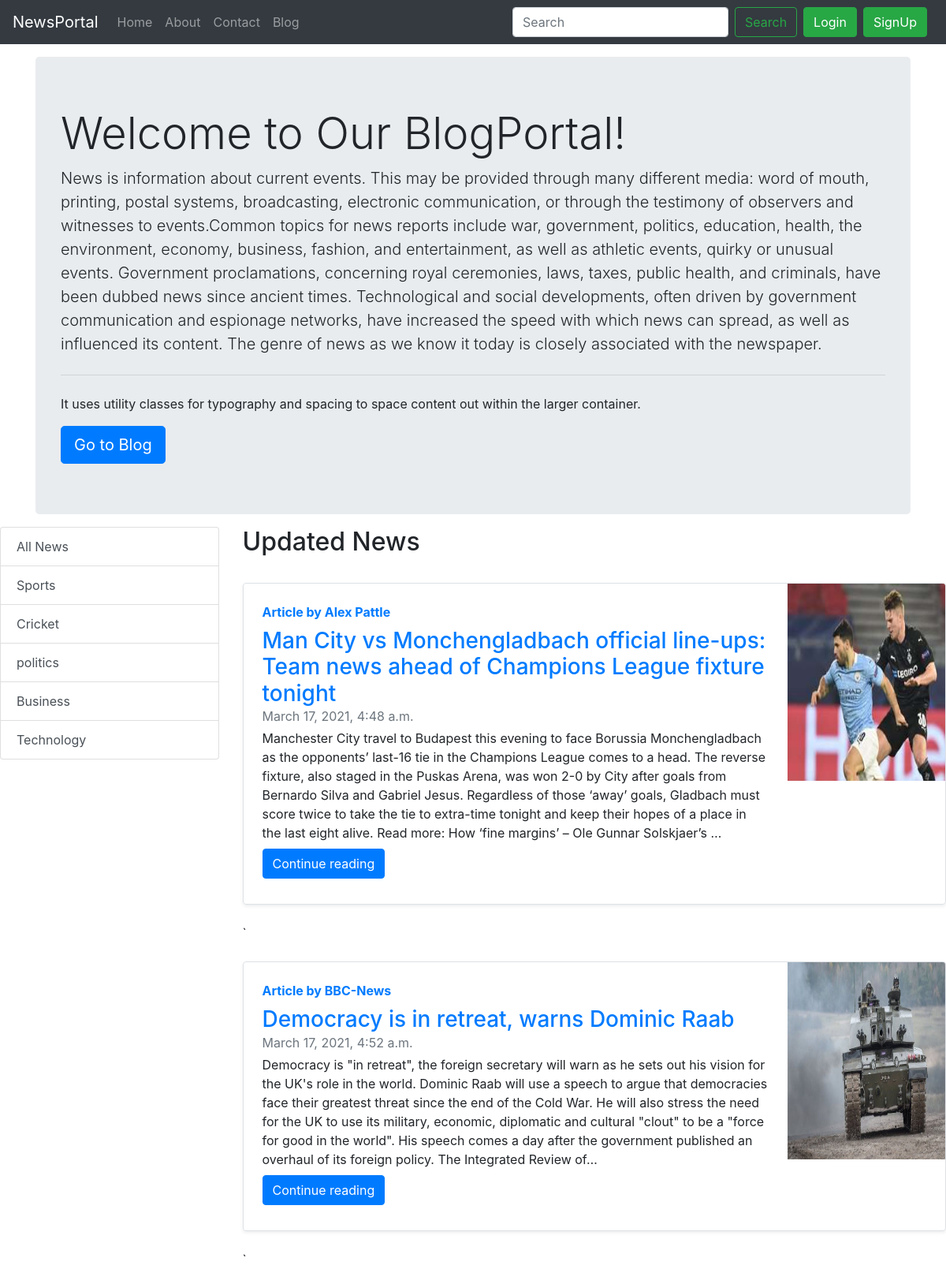
The page /Home/ on the database its author committed.
### Home/models.py (models this page shows, shortened)
class Category(models.Model):
     name = models.CharField(max_length=60)
     @staticmethod
     def get_all_categories():
          return Category.objects.all()

class FeaturePost(models.Model):
     sno = models.AutoField(primary_key=True)
     title = models.CharField(max_length=255)
     author = models.CharField(max_length=50)
     category = models.ForeignKey(Category, on_delete=models.CASCADE, default=1)
     sub_category = models.CharField(max_length=300)
     caption = models.CharField(max_length=500)
     slug = models.CharField(max_length=130)
     timeStamp = models.DateTimeField(blank=True)
     content = models.TextField()
     thumbnail = models.ImageField(upload_to='blog/news', default="")
     @staticmethod
     def get_all_post():
          return FeaturePost.objects.all()

### Home/views.py (the view)
# urls.py: path('', views.home, name="home"),
def home(request):
    posts = None
    categories = Category.get_all_categories()
    categorYID = request.GET.get('category')
    if categorYID:
        posts = FeaturePost.get_all_post_by_catrgoriesid(categorYID)
    else:
        posts = FeaturePost.get_all_post()
    data = {}
    data['posts'] = posts
    data['categories'] = categories
    return render(request, "home/home.html", data)

### Home/templates/home/home.html (shortened to what this page needs)
{% extends 'home/base.html' %}
{% load static %}
{% block content %}
<div class="container">
<div class="jumbotron my-3">
  <h1 class="display-4">Welcome to Our BlogPortal!</h1>
  <p class="lead">News is information about current events. This may be provided through many different media: word of mouth, printing, postal systems, broadcasting, electronic communication,
      or through the testimony of observers and witnesses to events.Common topics for news reports include war, government, politics, education, health,
      the environment, economy, business, fashion, and entertainment, as well as athletic events, quirky or unusual events. Government proclamations, concerning royal ceremonies, laws, taxes, public health, and criminals, have been dubbed news since ancient times. Technological and social developments,
      often driven by government communication and espionage networks, have increased the speed with which news can spread, as well as influenced its content. The genre of news as we know it today is closely associated with the newspaper.</p>
  <hr class="my-4">
  <p>It uses utility classes for typography and spacing to space content out within the larger container.</p>
  <a class="btn btn-primary btn-lg" href="/blog" role="button">Go to Blog</a>
  </div>
</div>
    <div class="row">
		<div class="col-lg-3 mx-auto">
			<div class="list-group">
				<a href="/Home" class="list-group-item list-group-item-action">All News</a>
				{% for category in categories %}
				<a href="/Home/?category={{category.id}}"
					class="list-group-item list-group-item-action">{{category.name}}</a>
				{% endfor %}
			</div>
		</div>
        <div id='posts' class="col-lg-9 mx-auto">
			<div class="row mx-auto">
            <h2>Updated News</h2>
            {% for post in posts %}
            <div class="row no-gutters border rounded overflow-hidden flex-md-row mb-4 shadow-sm h-md-250 my-4 position-relative">
                <div class="col p-4 d-flex flex-column position-static">
                    <strong class="d-inline-block mb-2 text-primary">Article  by {{post.author}}</strong>
                    <h3 class="mb-0"><a href="/blog/{{post.slug}}">{{ post.title}}</a></h3>
                    <div class="mb-1 text-muted">{{ post.timeStamp }}</div>
                    <p class="card-text mb-auto">{{ post.content|safe|truncatechars:500 }}</p>
                    <div class="my-2">
                        <a href="/Home/{{post.slug}}" role="button" class="btn btn-primary">Continue reading</a>
                    </div>
                </div>
                 <div class="col-auto d-none d-lg-block">
                     <img src="/media/{{post.thumbnail}}" class="bd-placeholder-img" width="200" height="250"
                                aria-label="Placeholder: Thumbnail"/>
                 </div>
            </div>
                `{% endfor %}
            </div>
        </div>
    </div>
 {% endblock %}

### Home/templates/home/base.html (shortened to what this page needs)
{% load static %}
<!doctype html>
<html lang="en">
  <head>
    <link rel="stylesheet" href="https://stackpath.bootstrapcdn.com/bootstrap/4.5.2/css/bootstrap.min.css">
  </head>
  <body>
    <nav class="navbar navbar-expand-lg navbar-dark bg-dark">
        <a class="navbar-brand" href="/">NewsPortal</a>
        <div class="collapse navbar-collapse" id="navbarSupportedContent">
          <ul class="navbar-nav mr-auto">
            <li class="nav-item {% block homeactive %}{% endblock homeactive %}">
              <a class="nav-link" href="/">Home <span class="sr-only">(current)</span></a>
            </li>
            <li class="nav-item"{% block aboutactive %}{% endblock aboutactive %}>
              <a class="nav-link" href="/Home/about/">About</a>
            </li>
            <li class="nav-item"{% block contactactive %}{% endblock contactactive %}>
              <a class="nav-link" href="/Home/contact/">Contact</a>
            </li>
            <li class="nav-item"{% block blogactive %}{% endblock blogactive %}>
              <a class="nav-link" href="/blog/">Blog</a>
            </li>
          </ul>
          <form method="get" action="/Home/search/" class="form-inline my-2 my-lg-0">
            <input class="form-control mr-sm-2" type="search" name="query" id="query" placeholder="Search" aria-label="Search">
            <button class="btn btn-outline-success mr-2 my-sm-0" type="submit">Search</button>
          </form>
            {% if user.is_authenticated %}
            <ul class="navbar-nav mr-2">
            <li class="nav-item dropdown">
            <a class="nav-link dropdown-toggle" href='#' id="navbarDropdown" role="button" data-toggle="dropdown"> Welcome {{request.user}}</a>
            <div class="dropdown-menu" aria-labelledby="navbarDropdown">
                      <a class="dropdown-item" href="/Home/logout/">Logout</a>
                    </div>
                  </li>
                  </ul>
                  </div>
            {% else %}
            <button type="button" class="btn btn-success mr-2" data-toggle="modal" data-target="#loginModal">
             Login
            </button>
            <button type="button" class="btn btn-success mr-2" data-toggle="modal" data-target="#signupModal">
            SignUp
            </button>
            {% endif %}
        </div>
      </nav>
    <div class="wrapper">
        {% block content %}
        {% endblock %}
    </div>
  </body>
</html>

### rows shown on the page
Category: name "Sports"
Category: name "Cricket"
Category: name "politics"
Category: name "Business"
Category: name "Technology"
FeaturePost: author "Alex Pattle", title "Man City vs Monchengladbach official line-ups: Team news ahead of Champions League fixture tonight", timeStamp "March 17, 2021, 4:48 a.m.", content "Manchester City travel to Budapest this evening to face Borussia Monchengladbach as the opponents’ last-16 tie in the Champions League comes to a head. The reverse fixture, also staged in the Puskas Arena, was won 2-0 by City after goals from Bernardo Silva and Gabriel Jesus. Regardless of those ‘away’ goals, Gladbach must score twice to take the tie to extra-time tonight and keep their hopes of a place in the last eight alive. Read more: How ‘fine margins’ – Ole Gunnar Solskjaer’s …", thumbnail (picture)
FeaturePost: author "BBC-News", title "Democracy is in retreat, warns Dominic Raab", timeStamp "March 17, 2021, 4:52 a.m.", content "Democracy is \"in retreat\", the foreign secretary will warn as he sets out his vision for the UK's role in the world. Dominic Raab will use a speech to argue that democracies face their greatest threat since the end of the Cold War. He will also stress the need for the UK to use its military, economic, diplomatic and cultural \"clout\" to be a \"force for good in the world\". His speech comes a day after the government published an overhaul of its foreign policy. The Integrated Review of…", thumbnail (picture)
